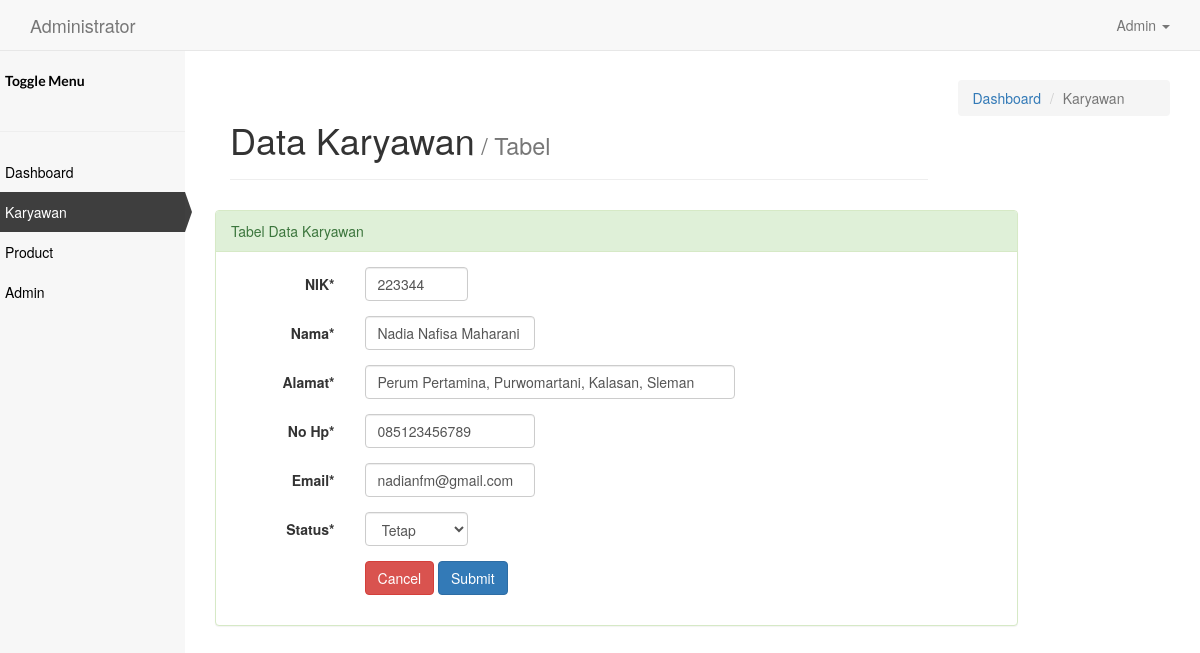
The app's page /index.php/karyawan/edit/002 with its own data.
### tables this page shows
CREATE TABLE IF NOT EXISTS `karyawan` (
  `id` int(3) unsigned zerofill NOT NULL AUTO_INCREMENT,
  `nik` int(8) NOT NULL,
  `nama` varchar(25) NOT NULL,
  `alamat` varchar(100) NOT NULL,
  `no_hp` varchar(13) NOT NULL,
  `email` varchar(30) NOT NULL,
  `status` varchar(15) NOT NULL,
  PRIMARY KEY (`id`)
);

### application/controllers/Karyawan.php (called while the page is built, shortened)
<?php
class Karyawan extends CI_Controller {
	public function __construct(){
			$this->load->model('karyawan_model');
			$this->load->helper('url_helper');
	}
public function edit($id){
	$this->load->helper('form');
  $this->load->library('form_validation');
	$this->form_validation->set_rules('nik', 'NIK', 'required');
	$this->form_validation->set_rules('nama', 'Nama', 'required');
	$this->form_validation->set_rules('alamat', 'Alamat', 'required');
	$this->form_validation->set_rules('no_hp', 'No HP', 'required');
	$this->form_validation->set_rules('email', 'Email', 'required');
	$this->form_validation->set_rules('status', 'Status', 'required');
	if($this->form_validation->run() === FALSE){
		$this->session->set_flashdata('info', 'Edit Data Gagal');
		$data['k'] = $this->karyawan_model->GetIdKaryawan($id);
		$this->load->view('karyawan/edit', $data);
	} else {
		$this->karyawan_model->UpdateKaryawan($id );
		$this->session->set_flashdata('info', 'Edit Data Berhasil');
		redirect('karyawan');
	}
}
}

### index.php (called while the page is built, shortened)
<?php
require_once BASEPATH.'core/CodeIgniter.php';

### application/models/Karyawan_model.php (called while the page is built, shortened)
<?php
class Karyawan_Model extends CI_Model{
      public function GetIdKaryawan($id = FALSE){
          $query = $this ->db->get_where('karyawan', array('id' => $id));
          return $query->row_array();
}
}

### application/views/karyawan/edit.php (the view, shortened to what this page needs)
<!DOCTYPE html>
<html>
  <head>
    <link rel="stylesheet" href="<?php echo base_url()."asset/"; ?>css/dashboard.css">
    <link rel="stylesheet" href="<?php echo base_url()."asset/"; ?>css/bootstrap.min.css">
    <link rel="stylesheet" href="https://cdnjs.cloudflare.com/ajax/libs/font-awesome/4.7.0/css/font-awesome.min.css">
  </head>
  <body>
    <nav class="navbar navbar-default navbar-fixed-top">
        <div class="container">
          <div class="navbar-header">
			<a class="navbar-brand" href="#">
				Administrator
			</a>
		</div>
		<div class="collapse navbar-collapse" id="bs-example-navbar-collapse-1">
			<ul class="nav navbar-nav navbar-right">
        <li class="dropdown"><a href="#" class="dropdown-toggle" data-toggle="dropdown"><span
                    class="glyphicon glyphicon-user"></span> Admin <b class="caret"></b></a>
                </li>
				</ul>
			</div>
        </div>
      </nav>
            <div class="container-side">
          	<div class="row">
          		<div class="wrapper">
              	    <div class="side-bar">
                          <ul>
                              <li class="menu-head">
                               <a href="#" class="push_menu"><span class="glyphicon glyphicon-menu-hamburger pull-right"></span><strong>Toggle Menu</strong></a>
                              </li>
                              <hr>
                              <div class="menu">
                                  <li>
                                      <a href="<?php echo base_url()."index.php/dashboard"; ?>"><span class="glyphicon glyphicon-dashboard pull-right"></span>Dashboard </a>
                                  </li>
                                  <li>
                                      <a href="<?php echo base_url()."index.php/karyawan"; ?>" class="active"><span class="glyphicon glyphicon-user pull-right"></span>Karyawan</a>
                                  </li>
                                  <li>
                                      <a href="<?php echo base_url()."index.php/product"; ?>"><span class="glyphicon glyphicon-list pull-right"></span> Product</a>
                                  </li>
                                  <li>
                                      <a href="<?php echo base_url()."index.php/admin"; ?>"><span class="glyphicon glyphicon glyphicon-lock pull-right"></span>Admin </a>
                                  </li>
                              </div>
                          </ul>
              	    </div>
          		</div>
          	</div>
          </div>
          <div class="wrapper">
            <div class="content">
              <div class="col-md-12">
                <div class="col-md-9">
                  <div class="page-header">
                    <h1>Data Karyawan<small>  / Tabel</small></h1>
                  </div>
                </div>
                <div class="col-md-3">
                  <ol class="breadcrumb">
                  <li><a href="#">Dashboard</a></li>
                  <li class="active">Karyawan</li>
                </div>
                </div>
                <div class="col-lg-10">
                  <div class="panel panel-success">
                    <div class="panel-heading">Tabel Data Karyawan</div>
                    <div class="panel-body">
                      <form id="formKaryawan" class="form-horizontal" method="POST">
                        <div class="form-group">
                            <label class="control-label col-xs-2">NIK*</label>
                            <div class="col-xs-2">
                                <input type="number" id="nik" class="form-control" name="nik" value="<?php echo $k['nik']; ?>" required>
                            </div>
                        </div>
                        <div class="form-group  ">
                            <label class="control-label col-xs-2">Nama*</label>
                            <div class="col-xs-3">
                                <input type="text" id="nama" class="form-control" name="nama" value="<?php echo $k['nama']; ?>" required>
                            </div>
                        </div>
                        <div class="form-group  ">
                            <label class="control-label col-xs-2">Alamat*</label>
                            <div class="col-xs-6">
                                <input type="text" id="alamat" class="form-control" name="alamat" value="<?php echo $k['alamat']; ?>" required>
                            </div>
                        </div>
                        <div class="form-group  ">
                            <label class="control-label col-xs-2">No Hp*</label>
                            <div class="col-xs-3">
                                <input type="number" id="no_hp" class="form-control" name="no_hp" value="<?php echo $k['no_hp']; ?>" required>
                            </div>
                        </div>
                        <div class="form-group  ">
                            <label class="control-label col-xs-2">Email*</label>
                            <div class="col-xs-3">
                                <input type="email" id="email" class="form-control" name="email" value="<?php echo $k['email']; ?>" required>
                            </div>
                        </div>
                        <div class="form-group  ">
                            <label class="control-label col-xs-2">Status*</label>
                            <div class="col-xs-2">
                              <div>
                                  <select class="form-control" name="status">
                                      <option>Tetap</option>
                                  </select>
                              </div>
                            </div>
                        </div>
                        <div class="form-group">
                            <div class="col-xs-offset-2 col-xs-10">
                              <a href="<?php echo base_url()."index.php/karyawan"; ?>">
                              <button type="submit" class="btn btn-danger">Cancel</button></a>
                                <button type="submit" class="btn btn-primary">Submit</button>
                            </div>
                        </div>
                    </form>
                    </div>
                    </div>
                  </div>
                </div>
            </div>
  </body>
</html>

### asset/css/dashboard.css (style rules this page uses)
.container-side { width:800px; margin: 0px; overflow:hidden; display:inline-block; }
.side-bar { background:#f7f7f7; position:fixed; height:100%; margin-top: 35px; width:200px; color:#fff; transition: margin-left 0.5s; }
.side-bar ul { list-style:none; padding:0px; }
.side-bar ul li.menu-head { font-family: 'Lato', sans-serif; padding:20px; }
.side-bar ul li.menu-head a { color:#000; text-decoration:none; height:30px; }
.side-bar ul .menu-head a { color:#000; text-decoration:none; height:20px; }
.side-bar ul .menu li a { color:#000; text-decoration:none; display:inline-table; width:100%; padding-left:20px; padding-right:20px; padding-top:10px; padding-bottom:10px; }
.side-bar ul .menu li a.active { padding-left:17px; background:rgba(0, 0, 0, 0.75); color: #fff; border-left:3px solid #ECECEA; }
.side-bar ul .menu li a.active:before { content:""; position: absolute; width: 0; height: 0; border-top: 20px solid transparent; border-bottom: 20px solid transparent; border-left: 7px solid rgba(0, 0, 0, 0.75); margin-top: -10px; margin-left: 180px; }
.content { padding-left: 200px; padding-top: 60px; transition: padding-left 0.5s; }

### records on screen
karyawan: nik "223344", nama "Nadia Nafisa Maharani", alamat "Perum Pertamina, Purwomartani, Kalasan, Sleman", no_hp "085123456789", email "nadianfm@gmail.com"
